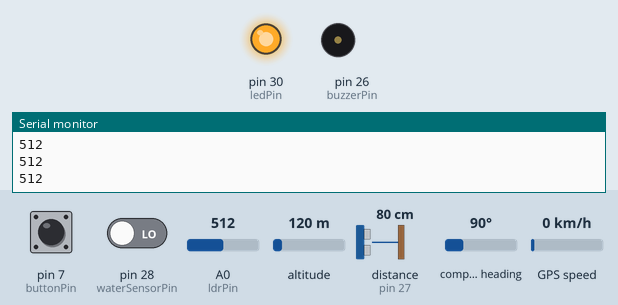
A sketch run on a simulated Arduino Mega 2560, built with avr-gcc and run on an emulated ATmega2560. On the bench: output pins drawn as LEDs (lit = HIGH), buzzer (waves = sounding, pin HIGH), the last lines printed to the serial monitor. Wiring (inferred from the names in the program): ultrasonic range finder: trigger pin 25; echo pin 27. Inputs (shaded band) come from the test bench; at power-on: distance to the obstacle (sensor on pin 27) 80 cm, pin 7 (buttonPin) LOW, pin 28 (waterSensorPin) LOW, A0 (ldrPin) = 512, altitude 120 m, compass heading 90°, GPS speed 0 km/h. The echo pulse lasts 58.3 µs per cm; the GPS gets a fix after 3 s at 37.7749, -122.4194 with 8 satellites; the modem accepts every AT command (registered, SIM ready, sends succeed) and sends nothing else; pins used as bus, display or sensor lines are not drawn.

Above: at 3.4 s.
3.5 s: distance to the obstacle (sensor on pin 27) set to 17 cm
5.0 s: distance to the obstacle (sensor on pin 27) set to 13 cm
At 5.8 s:
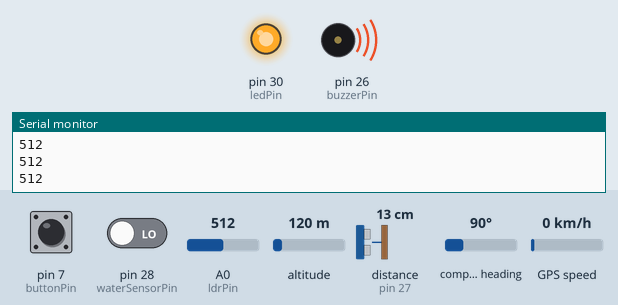
6.7 s: distance to the obstacle (sensor on pin 27) set to 18 cm
At 7.3 s:
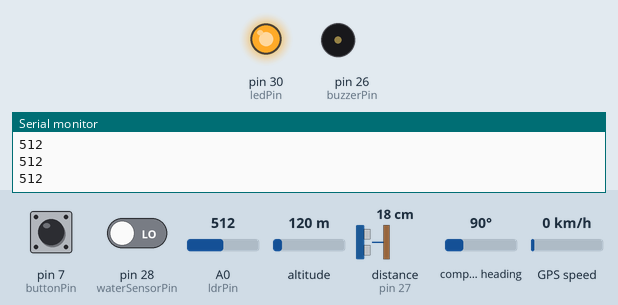
8.2 s: distance to the obstacle (sensor on pin 27) set to 2 cm
At 8.8 s:
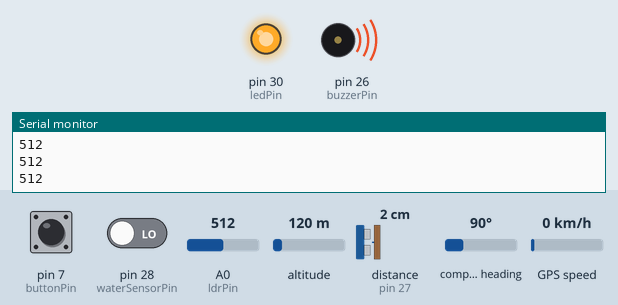
Timing chart, 0 to 10.8 s (numbered marks = the images above; inputs shaded):
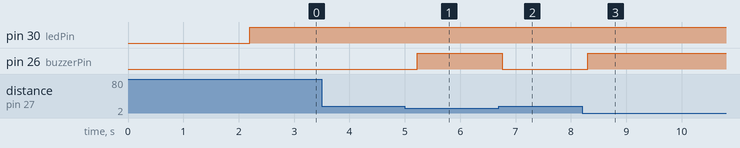

The sketch:

simulation_code.ino
```cpp
#include <TinyGPS++.h>
TinyGPSPlus gps;
const int ldrPin = A0;
const int ledPin = 30;
const int buttonPin = 7;
const int waterSensorPin = 28;  // PA6 / Analog pin 6
const int trigPin = 25;     // Ultrasonic Trigger pin
const int echoPin = 27;     // Ultrasonic Echo pin
const int buzzerPin = 26;   // Buzzer control pin    // PA7 / Analog pin 7

void setup() {
  pinMode(ledPin, OUTPUT);
  pinMode(buttonPin, INPUT);
  pinMode(trigPin, OUTPUT);
  pinMode(echoPin, INPUT);
  pinMode(buzzerPin, OUTPUT);
  pinMode(waterSensorPin, INPUT);   // Read water sensor signal (S pin)

  Serial.begin(9600);
  Serial1.begin(9600);   // GPS
  Serial2.begin(9600);   // GSM

  delay(1000);
  sendCommand("AT");
  sendCommand("AT+CMGF=1");
  sendCommand("AT+CSCS=\"GSM\"");

}

void loop() {

  // Light LDR Sensor Detection
  int lightVal = analogRead(ldrPin);
  Serial.println(lightVal);

  digitalWrite(ledPin, lightVal<1500 ? HIGH : LOW);
  delay(200);


  // GPS
  while (Serial1.available()) {
    gps.encode(Serial1.read());
  }


  // Emergency Button
  static bool smsSent = false;
  if (digitalRead(buttonPin) == HIGH  && !smsSent) {
    sendEmergencySMS();
    smsSent = true;
  }
  else if (digitalRead(buttonPin) == LOW){
    smsSent = false;
  }


  // water detection
  int waterState = digitalRead(waterSensorPin);
  //Serial.println(waterState == LOW ? " Water Detected!" : " No Water");

  // ultrasonic sensor (object detection)
  digitalWrite(trigPin, LOW);
  delayMicroseconds(2);
  digitalWrite(trigPin, HIGH);
  delayMicroseconds(10);
  digitalWrite(trigPin, LOW);

  // Read echo response time
  long duration = pulseIn(echoPin, HIGH, 30000);  //timeout after 30000 microseconds = 30 milliseconds
  // Convert to distance (cm)
  float distance = duration * 0.034 / 2;

  // Print to Serial Monitor
  //Serial.print("Distance: ");
  //Serial.print(distance);
  //Serial.println(" cm");

  // Activate buzzer
  // 2 components activate the buzzer so we need to prioritize alerts in logic

    if (distance < 15) {
    digitalWrite(buzzerPin, HIGH);
  } else if (waterState == HIGH) {
    digitalWrite(buzzerPin, HIGH);
  } else {
    digitalWrite(buzzerPin, LOW);
  }

  delay(100);

}


// functions used for GPS
void sendCommand(String cmd) {
  Serial2.println(cmd);
  delay(400);
}

void sendEmergencySMS() {
  Serial2.println("Button pressed — attempting to send SMS");

    Serial2.println("Valid GPS — sending SMS");

    String msg = "EMERGENCY:\nLat: " + String(gps.location.lat(), 6) +
                 "\nLng: " + String(gps.location.lng(), 6);

    Serial2.println("AT+CMGF=1");
    delay(200);
    Serial2.println("AT+CMGS=\"+96171555888\"");
    delay(200);
    Serial2.print(msg);
    delay(200);
    Serial2.write(26); // End SMS (CTRL+Z)
    delay(2000);


}
```

Measured:
- the behaviour switches between 16 and 15 cm on distance to the obstacle (sensor on pin 27) (found by bisection; images 0 and 1)
- after the input at 5.0 s, pin 26 (buzzerPin): LOW → HIGH after 0.22 s
- after the input at 6.7 s, pin 26 (buzzerPin): HIGH → LOW after 0.06 s
- after the input at 8.2 s, pin 26 (buzzerPin): LOW → HIGH after 0.10 s
